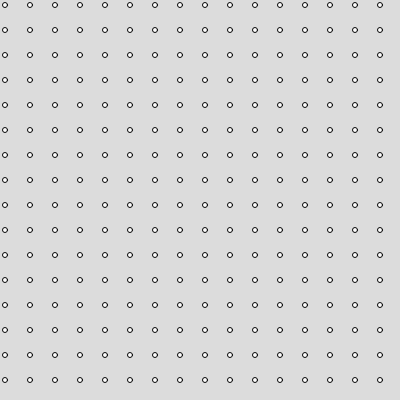
Frame 1 (no input)
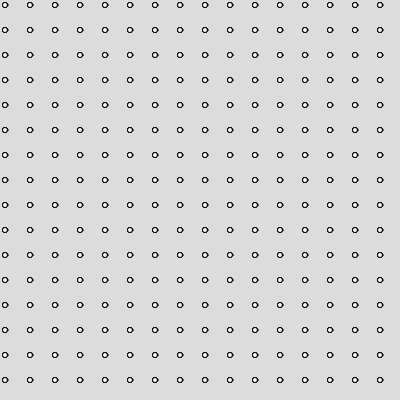
Frame 60 (no input)
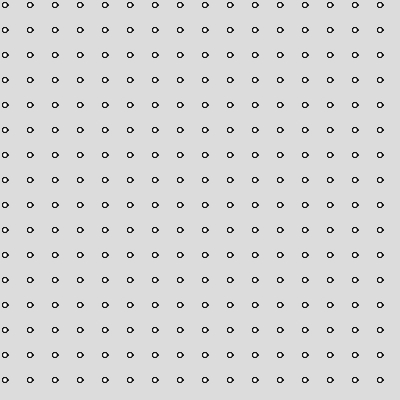
Frame 120 (the mouse pressed at the canvas centre since frame 60)

The p5.js sketch that drew these frames (run headless with seeded random() and noise() and a simulated clock; from frame 60 on, the mouse is pressed at the canvas centre):

// p5.js sketch
// ── sketch.js

function setup() {
  createCanvas(400, 400);
  background(220);
}

function draw() {
  for (let i=0; i<width; i=i+25){
    for (let y=0; y<height; y=y+25)
      ellipse(i+5,y+5,5)
  }
    
}
